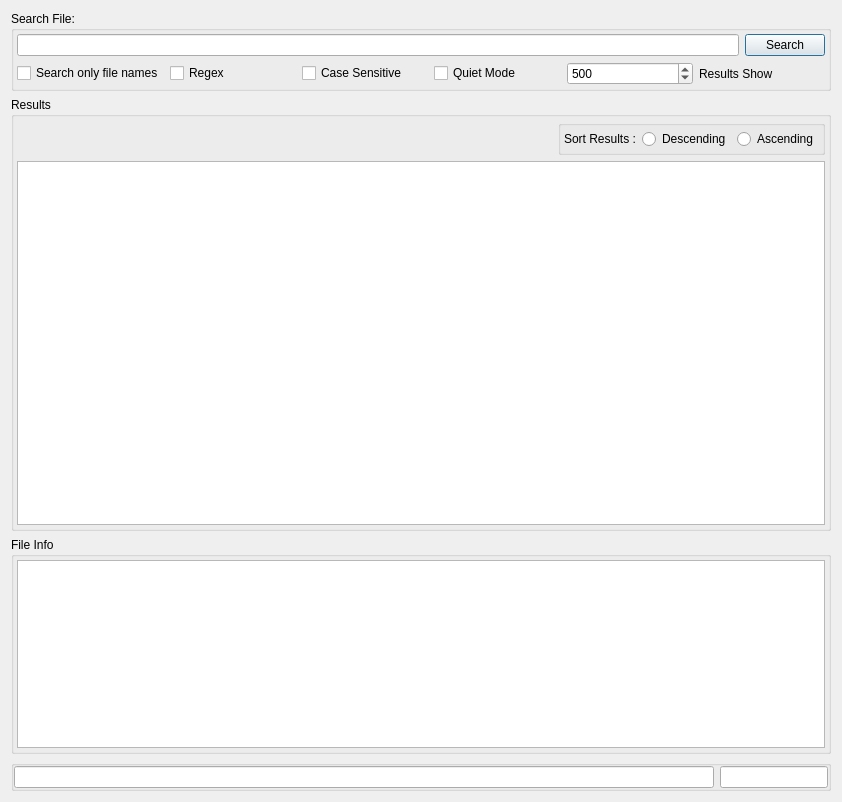
<?xml version="1.0" encoding="UTF-8"?>
<ui version="4.0">
 <author>Network Rebus.net</author>
 <class>BaseForm</class>
 <widget class="QDialog" name="BaseForm">
  <property name="enabled">
   <bool>true</bool>
  </property>
  <property name="geometry">
   <rect>
    <x>0</x>
    <y>0</y>
    <width>842</width>
    <height>802</height>
   </rect>
  </property>
  <property name="sizePolicy">
   <sizepolicy hsizetype="Expanding" vsizetype="Expanding">
    <horstretch>0</horstretch>
    <verstretch>0</verstretch>
   </sizepolicy>
  </property>
  <property name="minimumSize">
   <size>
    <width>560</width>
    <height>370</height>
   </size>
  </property>
  <property name="windowTitle">
   <string>QLocate</string>
  </property>
  <layout class="QVBoxLayout" name="verticalLayout_4" stretch="0,2,1,0">
   <item>
    <widget class="QGroupBox" name="ButtonGroupSearch">
     <property name="title">
      <string>Search File:</string>
     </property>
     <layout class="QVBoxLayout" name="verticalLayout">
      <property name="margin">
       <number>3</number>
      </property>
      <item>
       <layout class="QHBoxLayout" name="searchLayout">
        <property name="spacing">
         <number>6</number>
        </property>
        <property name="margin">
         <number>0</number>
        </property>
        <item>
         <widget class="QLineEdit" name="LineEditSearch">
          <property name="whatsThis">
           <string>Enter the file name you search for, if your file name conteint '$' lock with '\$'.</string>
          </property>
          <property name="maxLength">
           <number>255</number>
          </property>
          <property name="frame">
           <bool>true</bool>
          </property>
          <property name="alignment">
           <set>Qt::AlignLeading</set>
          </property>
         </widget>
        </item>
        <item>
         <widget class="QPushButton" name="PushButtonSearch">
          <property name="whatsThis">
           <string comment="Comment whatsThis Button Search">Run the query.</string>
          </property>
          <property name="text">
           <string>Search</string>
          </property>
         </widget>
        </item>
       </layout>
      </item>
      <item>
       <layout class="QHBoxLayout" name="optionsLayout">
        <property name="spacing">
         <number>6</number>
        </property>
        <property name="margin">
         <number>0</number>
        </property>
        <item>
         <widget class="QCheckBox" name="CheckBoxQueryFileNames">
          <property name="toolTip">
           <string>If checked all filenames matching the query are returned.
If not checked all filepaths matching the query are returned.</string>
          </property>
          <property name="text">
           <string>Search only file names</string>
          </property>
         </widget>
        </item>
        <item>
         <widget class="QCheckBox" name="CheckBoxRegex">
          <property name="toolTip">
           <string>Active search with regular expression.</string>
          </property>
          <property name="whatsThis">
           <string>Active search with regular expression.</string>
          </property>
          <property name="text">
           <string>Regex</string>
          </property>
         </widget>
        </item>
        <item>
         <widget class="QCheckBox" name="CheckBoxCaseSensitive">
          <property name="toolTip">
           <string>Make search case sensitive.</string>
          </property>
          <property name="whatsThis">
           <string>Make search case sensitive.</string>
          </property>
          <property name="text">
           <string>Case Sensitive</string>
          </property>
         </widget>
        </item>
        <item>
         <widget class="QCheckBox" name="CheckBoxQuietMode">
          <property name="toolTip">
           <string>Error messages are suppressed. </string>
          </property>
          <property name="whatsThis">
           <string>Error messages are suppressed. </string>
          </property>
          <property name="text">
           <string>Quiet Mode</string>
          </property>
         </widget>
        </item>
        <item>
         <widget class="QSpinBox" name="SpinBoxResultsShow">
          <property name="enabled">
           <bool>true</bool>
          </property>
          <property name="toolTip">
           <string> Limit the amount of results shown.</string>
          </property>
          <property name="whatsThis">
           <string> Limit the amount of results shown.</string>
          </property>
          <property name="maximum">
           <number>65535</number>
          </property>
          <property name="value">
           <number>500</number>
          </property>
         </widget>
        </item>
        <item>
         <widget class="QLabel" name="TextLabelResultsShow">
          <property name="text">
           <string>Results Show</string>
          </property>
          <property name="wordWrap">
           <bool>false</bool>
          </property>
         </widget>
        </item>
       </layout>
      </item>
     </layout>
    </widget>
   </item>
   <item>
    <widget class="QGroupBox" name="groupBox_2">
     <property name="title">
      <string>Results</string>
     </property>
     <layout class="QVBoxLayout" name="verticalLayout_2">
      <property name="margin">
       <number>3</number>
      </property>
      <item>
       <layout class="QHBoxLayout" name="horizontalLayout_3">
        <item>
         <spacer name="SpacerResultSort">
          <property name="orientation">
           <enum>Qt::Horizontal</enum>
          </property>
          <property name="sizeType">
           <enum>QSizePolicy::Expanding</enum>
          </property>
          <property name="sizeHint" stdset="0">
           <size>
            <width>248</width>
            <height>18</height>
           </size>
          </property>
         </spacer>
        </item>
        <item>
         <widget class="QGroupBox" name="ButtonGroupSort">
          <property name="title">
           <string/>
          </property>
          <layout class="QHBoxLayout" name="horizontalLayout_2">
           <property name="margin">
            <number>3</number>
           </property>
           <item>
            <widget class="QLabel" name="TextLabelSort">
             <property name="text">
              <string>Sort Results :</string>
             </property>
             <property name="wordWrap">
              <bool>false</bool>
             </property>
            </widget>
           </item>
           <item>
            <widget class="QRadioButton" name="RadioButtonDescending">
             <property name="toolTip">
              <string>Sort results descending.</string>
             </property>
             <property name="whatsThis">
              <string>Sort results descending.</string>
             </property>
             <property name="text">
              <string>Descending</string>
             </property>
            </widget>
           </item>
           <item>
            <widget class="QRadioButton" name="RadioButtonAscending">
             <property name="toolTip">
              <string>Sort results ascending.</string>
             </property>
             <property name="whatsThis">
              <string>Sort results ascending.</string>
             </property>
             <property name="text">
              <string>Ascending</string>
             </property>
            </widget>
           </item>
          </layout>
         </widget>
        </item>
       </layout>
      </item>
      <item>
       <widget class="QListWidget" name="ListBoxResults">
        <property name="contextMenuPolicy">
         <enum>Qt::CustomContextMenu</enum>
        </property>
        <property name="whatsThis">
         <string>Display results find by locate.</string>
        </property>
        <property name="selectionMode">
         <enum>QAbstractItemView::ExtendedSelection</enum>
        </property>
       </widget>
      </item>
     </layout>
    </widget>
   </item>
   <item>
    <widget class="QGroupBox" name="groupBox_3">
     <property name="title">
      <string>File Info</string>
     </property>
     <layout class="QVBoxLayout" name="verticalLayout_3">
      <property name="margin">
       <number>3</number>
      </property>
      <item>
       <widget class="QTextEdit" name="FileInfoDisplay">
        <property name="whatsThis">
         <string>Display info on selected file.</string>
        </property>
        <property name="readOnly">
         <bool>true</bool>
        </property>
       </widget>
      </item>
     </layout>
    </widget>
   </item>
   <item>
    <widget class="QGroupBox" name="groupBox">
     <property name="title">
      <string/>
     </property>
     <layout class="QHBoxLayout" name="horizontalLayout_4">
      <property name="margin">
       <number>0</number>
      </property>
      <item>
       <widget class="QLineEdit" name="LineEditStatusBar1">
        <property name="cursor">
         <cursorShape>ArrowCursor</cursorShape>
        </property>
        <property name="focusPolicy">
         <enum>Qt::NoFocus</enum>
        </property>
        <property name="acceptDrops">
         <bool>false</bool>
        </property>
        <property name="toolTip">
         <string>Display status of action.</string>
        </property>
        <property name="whatsThis">
         <string>Display status of action.</string>
        </property>
        <property name="text">
         <string/>
        </property>
        <property name="readOnly">
         <bool>true</bool>
        </property>
       </widget>
      </item>
      <item>
       <widget class="QLineEdit" name="LineEditStatusBar2">
        <property name="sizePolicy">
         <sizepolicy hsizetype="Fixed" vsizetype="Fixed">
          <horstretch>0</horstretch>
          <verstretch>0</verstretch>
         </sizepolicy>
        </property>
        <property name="cursor">
         <cursorShape>ArrowCursor</cursorShape>
        </property>
        <property name="focusPolicy">
         <enum>Qt::NoFocus</enum>
        </property>
        <property name="acceptDrops">
         <bool>false</bool>
        </property>
        <property name="toolTip">
         <string>Display number of files find.</string>
        </property>
        <property name="whatsThis">
         <string>Display number of files find.</string>
        </property>
        <property name="readOnly">
         <bool>true</bool>
        </property>
       </widget>
      </item>
     </layout>
    </widget>
   </item>
  </layout>
 </widget>
 <layoutdefault spacing="6" margin="11"/>
 <pixmapfunction>qPixmapFromMimeSource</pixmapfunction>
 <resources/>
 <connections/>
</ui>
